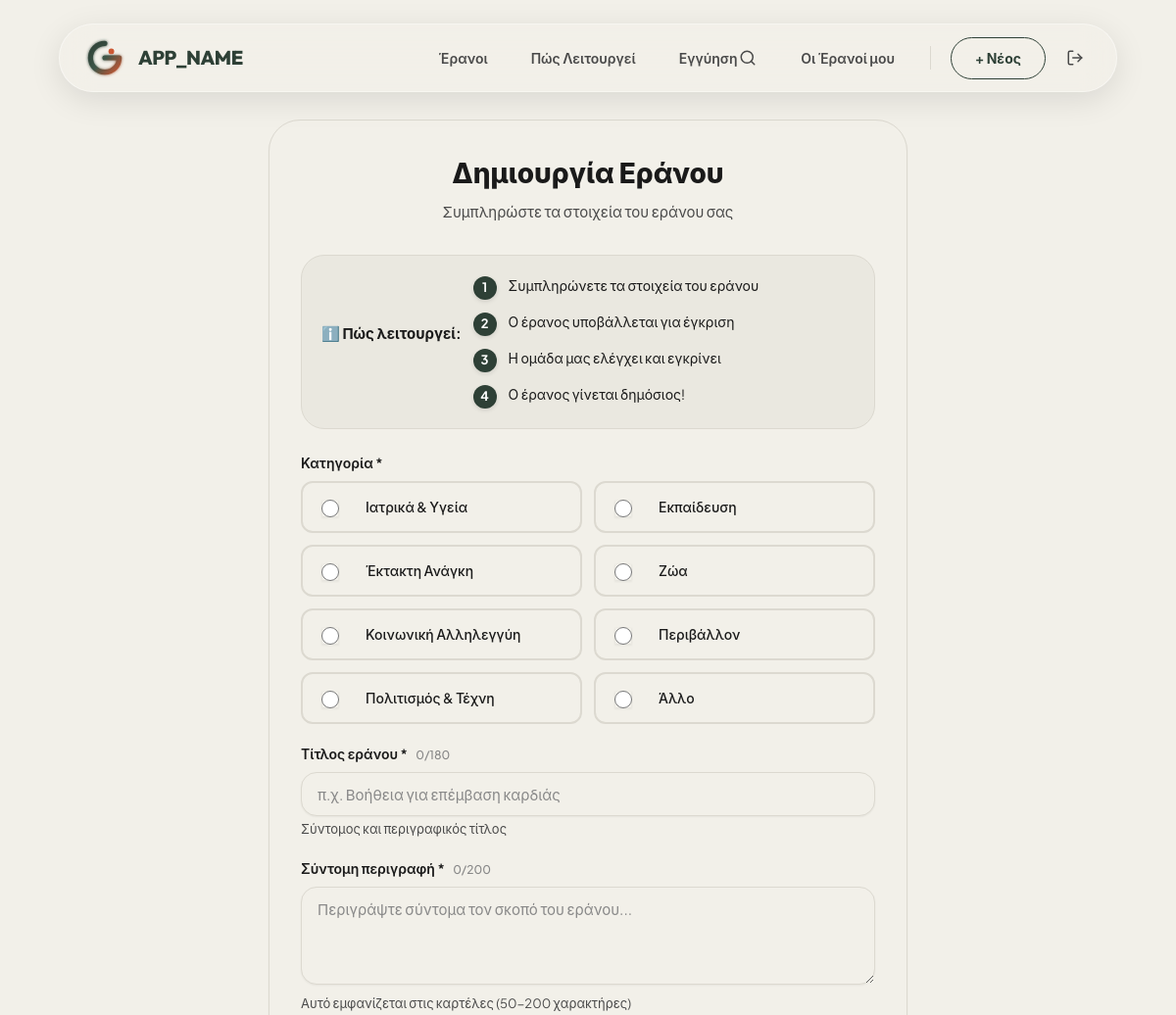
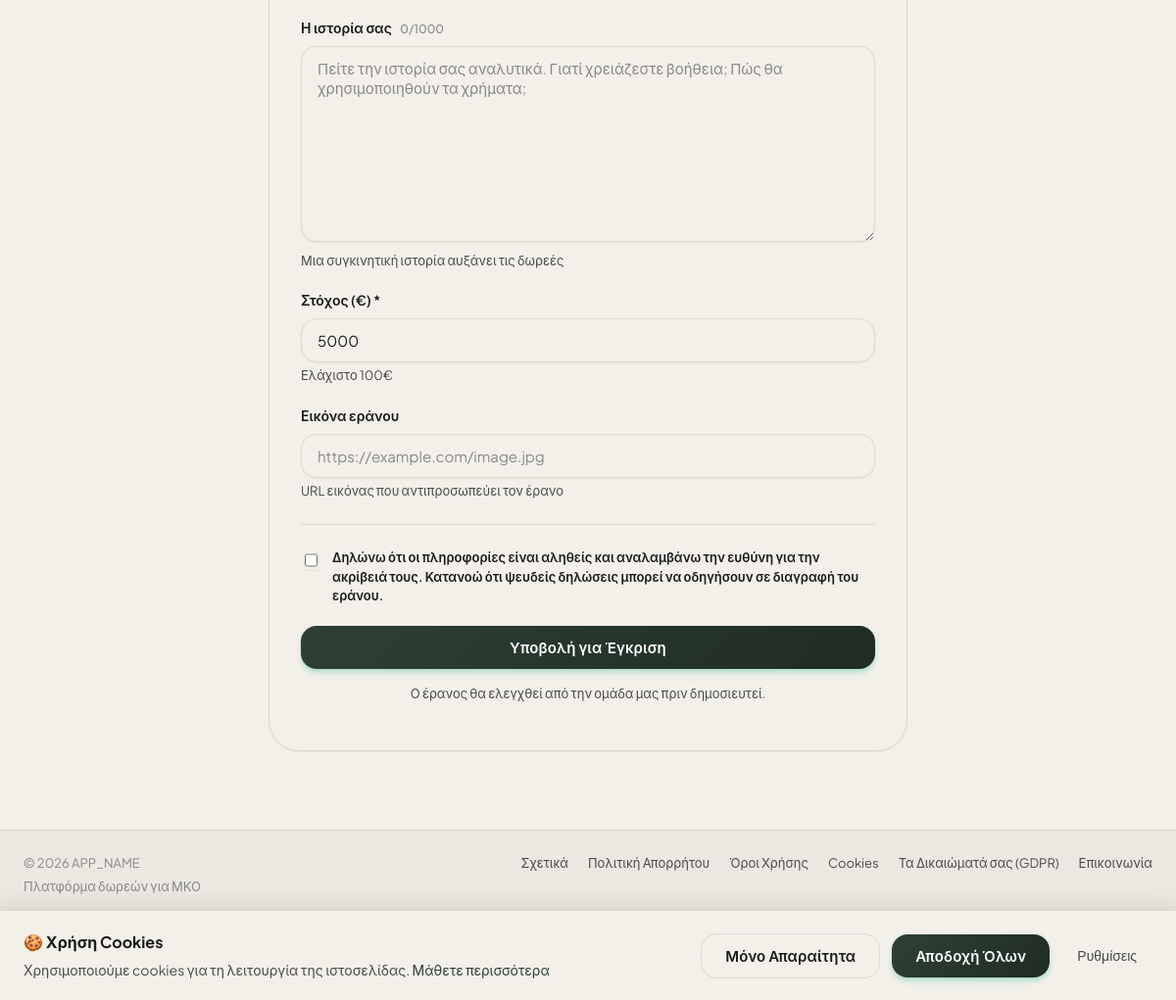
The page /campaign-create.php (signed in) on the database its author committed (2 pictures, top to bottom).
### tables this page shows
CREATE TABLE categories (
  id INT AUTO_INCREMENT PRIMARY KEY,
  name VARCHAR(100) NOT NULL,
  slug VARCHAR(100) NOT NULL UNIQUE,
  icon VARCHAR(10) NOT NULL DEFAULT '📋',
  description TEXT NULL,
  requires_verification TINYINT(1) NOT NULL DEFAULT 1
);

### includes/functions.php (called while the page is built, shortened)
<?php
function e(?string $s): string
{
    return htmlspecialchars((string)$s, ENT_QUOTES | ENT_SUBSTITUTE, 'UTF-8');
}

### campaign-create.php (the view, shortened to what this page needs)
<?php
require_once __DIR__ . '/includes/functions.php';
$pdo = db();
    ?>
    <?php
$categories = $pdo->query("SELECT * FROM categories ORDER BY id")->fetchAll();
$form = [
    'title' => $_POST['title'] ?? '',
    'description' => $_POST['description'] ?? '',
    'story' => $_POST['story'] ?? '',
    'category_id' => $_POST['category_id'] ?? '',
    'type' => $_POST['type'] ?? 'money',
    'target_amount' => $_POST['target_amount'] ?? 5000,
    'image_url' => $_POST['image_url'] ?? '',
];
require_once __DIR__ . '/includes/header.php';
?>
<div style="max-width: 700px; margin: 0 auto; padding: 32px 24px;">
  <div class="card">
    <div style="text-align: center; margin-bottom: 32px;">
      <h1 style="margin: 0 0 8px;">Δημιουργία Εράνου</h1>
      <p class="muted" style="margin: 0;">Συμπληρώστε τα στοιχεία του εράνου σας</p>
    </div>
    <div class="notice" style="margin-bottom: 24px; padding: 20px;">
      <strong style="display: block; margin-bottom: 16px; font-size: 15px;">ℹ️ Πώς λειτουργεί:</strong>
      <div style="display: flex; flex-direction: column; gap: 12px;">
        <div style="display: flex; align-items: flex-start; gap: 12px;">
          <div style="width: 24px; height: 24px; border-radius: 50%; background: var(--primary); color: white; display: flex; align-items: center; justify-content: center; font-size: 13px; font-weight: bold; flex-shrink: 0; margin-top: 1px; box-shadow: 0 2px 4px rgba(0,0,0,0.1);">1</div>
          <div style="font-size: 14px; color: var(--text);">Συμπληρώνετε τα στοιχεία του εράνου</div>
        </div>
        <div style="display: flex; align-items: flex-start; gap: 12px;">
          <div style="width: 24px; height: 24px; border-radius: 50%; background: var(--primary); color: white; display: flex; align-items: center; justify-content: center; font-size: 13px; font-weight: bold; flex-shrink: 0; margin-top: 1px; box-shadow: 0 2px 4px rgba(0,0,0,0.1);">2</div>
          <div style="font-size: 14px; color: var(--text);">Ο έρανος υποβάλλεται για έγκριση</div>
        </div>
        <div style="display: flex; align-items: flex-start; gap: 12px;">
          <div style="width: 24px; height: 24px; border-radius: 50%; background: var(--primary); color: white; display: flex; align-items: center; justify-content: center; font-size: 13px; font-weight: bold; flex-shrink: 0; margin-top: 1px; box-shadow: 0 2px 4px rgba(0,0,0,0.1);">3</div>
          <div style="font-size: 14px; color: var(--text);">Η ομάδα μας ελέγχει και εγκρίνει</div>
        </div>
        <div style="display: flex; align-items: flex-start; gap: 12px;">
          <div style="width: 24px; height: 24px; border-radius: 50%; background: var(--primary); color: white; display: flex; align-items: center; justify-content: center; font-size: 13px; font-weight: bold; flex-shrink: 0; margin-top: 1px; box-shadow: 0 2px 4px rgba(0,0,0,0.1);">4</div>
          <div style="font-size: 14px; color: var(--text);">Ο έρανος γίνεται δημόσιος!</div>
        </div>
      </div>
    </div>
    <form method="post" class="js-validate">
      <label>Κατηγορία *</label>
      <div class="category-grid" data-radio-group="category_id" data-error="Επιλέξτε κατηγορία."
        style="display: grid; grid-template-columns: repeat(2, 1fr); gap: 12px; margin-bottom: 16px;">
        <?php foreach ($categories as $cat): ?>
          <label style="display: flex; align-items: center; gap: 12px; padding: 14px; border: 2px solid var(--border); border-radius: 12px; cursor: pointer; margin: 0; transition: all 0.15s ease;"
                 class="category-option" data-requires="<?php echo $cat['requires_verification']; ?>">
            <input type="radio" name="category_id" value="<?php echo (int)$cat['id']; ?>"
                   <?php echo $form['category_id'] == $cat['id'] ? 'checked' : ''; ?>
                   style="width: 18px; height: 18px;" required>
            <span style="font-weight: 500;"><?php echo e($cat['name']); ?></span>
          </label>
        <?php endforeach; ?>
      </div>
      <label>Τίτλος εράνου * <span class="char-count" id="titleCount"></span></label>
      <input name="title" required minlength="10" value="<?php echo e($form['title']); ?>"
             placeholder="π.χ. Βοήθεια για επέμβαση καρδιάς" maxlength="180"
             data-char-count="#titleCount" data-error="Ο τίτλος πρέπει να έχει τουλάχιστον 10 χαρακτήρες.">
      <p class="small muted" style="margin-top: 4px;">Σύντομος και περιγραφικός τίτλος</p>
      <label>Σύντομη περιγραφή * <span class="char-count" id="descriptionCount"></span></label>
      <textarea name="description" required minlength="50"
        placeholder="Περιγράψτε σύντομα τον σκοπό του εράνου..." style="min-height: 100px;"
        data-char-count="#descriptionCount" data-recommended="200"
        data-error="Η περιγραφή πρέπει να έχει τουλάχιστον 50 χαρακτήρες."><?php echo e($form['description']); ?></textarea>
      <p class="small muted" style="margin-top: 4px;">Αυτό εμφανίζεται στις καρτέλες (50-200 χαρακτήρες)</p>
      <label>Η ιστορία σας <span class="char-count" id="storyCount"></span></label>
      <textarea name="story"
        placeholder="Πείτε την ιστορία σας αναλυτικά. Γιατί χρειάζεστε βοήθεια; Πώς θα χρησιμοποιηθούν τα χρήματα;"
        style="min-height: 200px;" data-char-count="#storyCount" data-recommended="1000"><?php echo e($form['story']); ?></textarea>
      <p class="small muted" style="margin-top: 4px;">Μια συγκινητική ιστορία αυξάνει τις δωρεές</p>
      <label>Στόχος (€) *</label>
      <input name="target_amount" id="targetAmount" type="number" min="100" step="100" required
        value="<?php echo (int)$form['target_amount']; ?>" data-error="Ο στόχος πρέπει να είναι τουλάχιστον 100€."
        placeholder="π.χ. 5000">
      <p class="small muted" style="margin-top: 4px;">Ελάχιστο 100€</p>
      <label>Εικόνα εράνου</label>
      <input name="image_url" type="url" value="<?php echo e($form['image_url']); ?>" placeholder="https://example.com/image.jpg"
        data-image-preview="#campaignImagePreviewImg" data-image-preview-wrapper="#campaignImagePreview"
        data-error="Το URL της εικόνας δεν είναι έγκυρο.">
      <p class="small muted" style="margin-top: 4px;">URL εικόνας που αντιπροσωπεύει τον έρανο</p>
      <div class="hr"></div>
      <label style="display: flex; align-items: flex-start; gap: 12px; cursor: pointer; margin-bottom: 20px;">
        <input type="checkbox" name="terms_confirm" required style="width: 20px; height: 20px; margin-top: 2px;"
          data-error="Πρέπει να αποδεχτείτε τους όρους πριν συνεχίσετε.">
        <span class="small">
          Δηλώνω ότι οι πληροφορίες είναι αληθείς και αναλαμβάνω την ευθύνη για την ακρίβειά τους.
          Κατανοώ ότι ψευδείς δηλώσεις μπορεί να οδηγήσουν σε διαγραφή του εράνου.
        </span>
      </label>
      <button class="btn primary" type="submit" style="width: 100%;">Υποβολή για Έγκριση</button>
      <p class="small muted" style="text-align: center; margin-top: 16px;">
        Ο έρανος θα ελεγχθεί από την ομάδα μας πριν δημοσιευτεί.
      </p>
    </form>
  </div>
</div>
<?php require_once __DIR__ . '/includes/footer.php'; ?>

### public/css/style.css (style rules this page uses)
:root { --moss: #2E4036; --clay: #CC5833; --cream: #F2F0E9; --charcoal: #1A1A1A; --bg: var(--cream); --bg-gray: #EAE8E0; --text: var(--charcoal); --text-secondary: #4A4A4A; --text-muted: #888888; --border: #DCD9D0; --border-light: #EBE8E0; --primary: var(--moss); --primary-dark: #1F2C24; --primary-light: #E0E5E2; --gradient: linear-gradient(135deg, var(--moss) 0%, #1F2C24 100%); --teal: var(--moss); --shadow-sm: 0 1px 2px 0 rgba(0, 0, 0, 0.05); --shadow-md: 0 4px 6px -1px rgba(0, 0, 0, 0.1), 0 2px 4px -1px rgba(0, 0, 0, 0.06); --shadow-lg: 0 10px 15px -3px rgba(0, 0, 0, 0.1), 0 4px 6px -2px rgba(0, 0, 0, 0.05); --shadow-xl: 0 20px 25px -5px rgba(0, 0, 0, 0.1), 0 10px 10px -5px rgba(0, 0, 0, 0.04); --shadow-glass: 0 8px 32px 0 rgba(0, 0, 0, 0.1); --radius: 1rem; --radius-lg: 1.5rem; --radius-xl: 2rem; --radius-2xl: 3rem; --radius-pill: 9999px; }
*, *::before, *::after { box-sizing: border-box; }
html { scroll-behavior: smooth; overflow-x: hidden; }
body { margin: 0; font-family: 'Plus Jakarta Sans', -apple-system, BlinkMacSystemFont, sans-serif; font-size: 15px; line-height: 1.5; background: var(--bg); color: var(--text); -webkit-font-smoothing: antialiased; overflow-x: hidden; padding-top: 90px; }
.card { background: var(--bg); border: 1px solid var(--border); border-radius: var(--radius-xl); padding: 32px; box-shadow: var(--shadow-sm); }
.card h1 { font-size: 28px; font-weight: 800; margin: 0 0 8px; }
.card p { color: var(--text-secondary); margin: 0 0 16px; }
label { display: block; font-size: 14px; font-weight: 600; color: var(--text); margin: 20px 0 8px; }
input, textarea, select { width: 100%; padding: 12px 16px; font-size: 15px; font-family: inherit; border: 1px solid var(--border); border-radius: var(--radius); background: var(--bg); color: var(--text); transition: all 0.2s ease; box-shadow: var(--shadow-sm); }
input::placeholder, textarea::placeholder { color: var(--text-muted); }
textarea { min-height: 120px; resize: vertical; }
.char-count { font-size: 12px; color: var(--text-muted); font-weight: 500; margin-left: 6px; }
.btn { display: inline-flex; align-items: center; justify-content: center; gap: 8px; padding: 12px 24px; font-size: 15px; font-weight: 600; font-family: inherit; border: 1px solid var(--border); border-radius: var(--radius); background: var(--bg); color: var(--text); cursor: pointer; transition: all 0.2s cubic-bezier(0.4, 0, 0.2, 1); letter-spacing: 0.01em; }
.btn.primary { background: var(--gradient); color: white; border: none; box-shadow: 0 4px 6px -1px rgba(16, 185, 129, 0.3), 0 2px 4px -1px rgba(16, 185, 129, 0.1); }
.hr { height: 1px; background: var(--border); margin: 24px 0; }
.notice { padding: 16px 20px; border-radius: var(--radius-lg); background: var(--bg-gray); border: 1px solid var(--border); font-size: 14px; display: flex; align-items: center; gap: 12px; animation: slideInDown 0.4s cubic-bezier(0.4, 0, 0.2, 1); position: relative; overflow: hidden; }
.notice::before { font-size: 20px; flex-shrink: 0; }
.small { font-size: 13px; }
.muted { color: var(--text-muted); }

### rows shown on the page
categories: category_id "☐ Ιατρικά & Υγεία", name "Ιατρικά & Υγεία"
categories: category_id "☐ Εκπαίδευση", name "Εκπαίδευση"
categories: category_id "☐ Έκτακτη Ανάγκη", name "Έκτακτη Ανάγκη"
categories: category_id "☐ Ζώα", name "Ζώα"
categories: category_id "☐ Κοινωνική Αλληλεγγύη", name "Κοινωνική Αλληλεγγύη"
categories: category_id "☐ Περιβάλλον", name "Περιβάλλον"
categories: category_id "☐ Πολιτισμός & Τέχνη", name "Πολιτισμός & Τέχνη"
categories: category_id "☐ Άλλο", name "Άλλο"

### other values the page prints
APP_NAME "APP_NAME"
